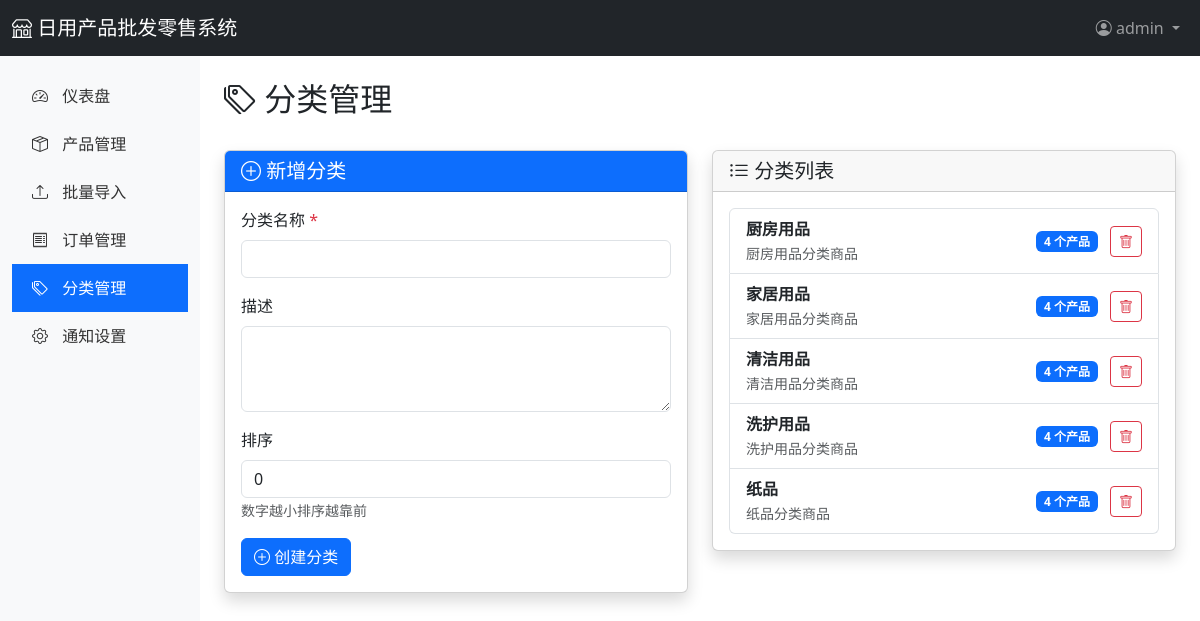
Page /admin/categories (signed in) on the earlier database version.
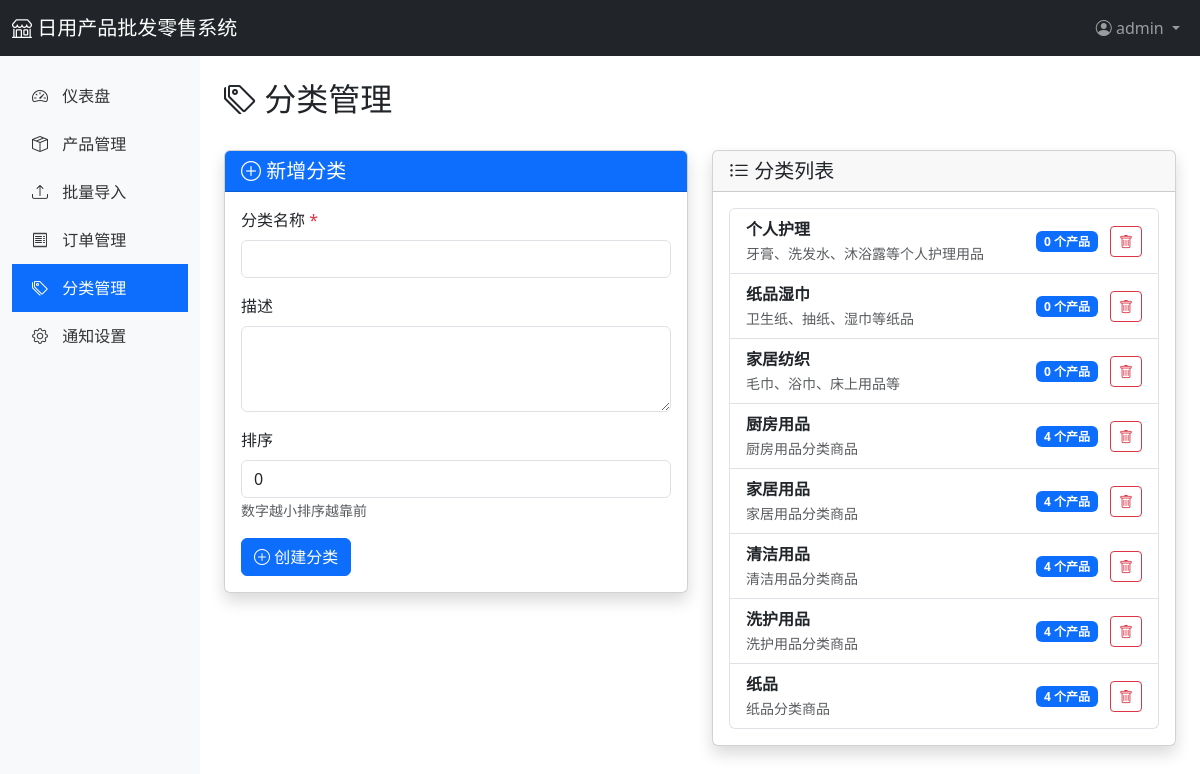
Same page on the later database version.
### app/models.py (models this page shows, shortened)
class User(UserMixin, db.Model):
    __tablename__ = 'users'
    id = db.Column(db.Integer, primary_key=True)
    username = db.Column(db.String(80), unique=True, nullable=False)
    email = db.Column(db.String(120), unique=True, nullable=False)
    password_hash = db.Column(db.String(255), nullable=False)
    role = db.Column(db.String(20), default='admin')  # admin, staff
    phone = db.Column(db.String(20))
    is_active = db.Column(db.Boolean, default=True)
    created_at = db.Column(db.DateTime, default=datetime.utcnow)
    updated_at = db.Column(db.DateTime, default=datetime.utcnow, onupdate=datetime.utcnow)
    orders = db.relationship('Order', backref='user', lazy='dynamic')

class Category(db.Model):
    __tablename__ = 'categories'
    id = db.Column(db.Integer, primary_key=True)
    name = db.Column(db.String(100), unique=True, nullable=False)
    description = db.Column(db.Text)
    sort_order = db.Column(db.Integer, default=0)
    created_at = db.Column(db.DateTime, default=datetime.utcnow)
    products = db.relationship('Product', backref='category', lazy='dynamic')

### app/routes/admin.py (the view)
@admin_bp.route('/categories')
@login_required
def categories():
    categories = Category.query.order_by(Category.sort_order).all()
    return render_template('admin/categories.html', categories=categories)

### app/templates/admin/categories.html (shortened to what this page needs)
{% extends "admin/base.html" %}
{% block content %}
<div class="d-flex justify-content-between align-items-center mb-4">
    <h2><i class="bi bi-tags"></i> 分类管理</h2>
</div>
<div class="row">
    <div class="col-lg-6">
        <div class="card shadow">
            <div class="card-header bg-primary text-white">
                <h5 class="mb-0"><i class="bi bi-plus-circle"></i> 新增分类</h5>
            </div>
            <div class="card-body">
                <form method="POST" action="{{ url_for('admin.category_new') }}">
                    <div class="mb-3">
                        <label class="form-label">分类名称 <span class="text-danger">*</span></label>
                        <input type="text" class="form-control" name="name" required>
                    </div>
                    <div class="mb-3">
                        <label class="form-label">描述</label>
                        <textarea class="form-control" name="description" rows="3"></textarea>
                    </div>
                    <div class="mb-3">
                        <label class="form-label">排序</label>
                        <input type="number" class="form-control" name="sort_order" value="0" min="0">
                        <small class="text-muted">数字越小排序越靠前</small>
                    </div>
                    <button type="submit" class="btn btn-primary">
                        <i class="bi bi-plus-circle"></i> 创建分类
                    </button>
                </form>
            </div>
        </div>
    </div>
    <div class="col-lg-6">
        <div class="card shadow">
            <div class="card-header">
                <h5 class="mb-0"><i class="bi bi-list-ul"></i> 分类列表</h5>
            </div>
            <div class="card-body">
                {% if categories %}
                    <div class="list-group">
                        {% for category in categories %}
                        <div class="list-group-item d-flex justify-content-between align-items-center">
                            <div>
                                <strong>{{ category.name }}</strong>
                                {% if category.description %}
                                <br><small class="text-muted">{{ category.description }}</small>
                                {% endif %}
                            </div>
                            <div>
                                <span class="badge bg-primary">{{ category.products.count() }} 个产品</span>
                                <form action="/admin/categories/{{ category.id }}/delete" method="POST"
                                      style="display: inline;"
                                      onsubmit="return confirm('确定要删除此分类吗？');">
                                    <button type="submit" class="btn btn-sm btn-outline-danger ms-2">
                                        <i class="bi bi-trash"></i>
                                    </button>
                                </form>
                            </div>
                        </div>
                        {% endfor %}
                    </div>
                {% else %}
                    <p class="text-muted text-center">暂无分类</p>
                {% endif %}
            </div>
        </div>
    </div>
</div>
{% endblock %}

### app/templates/admin/base.html (shortened to what this page needs)
<!DOCTYPE html>
<html lang="zh-CN">
<head>
    <link href="https://cdn.jsdelivr.net/npm/bootstrap@5.3.0/dist/css/bootstrap.min.css" rel="stylesheet">
    <link href="https://cdn.jsdelivr.net/npm/bootstrap-icons@1.11.0/font/bootstrap-icons.css" rel="stylesheet">
</head>
<body>
    <nav class="navbar navbar-expand-lg navbar-dark bg-dark">
        <div class="container-fluid">
            <a class="navbar-brand" href="{{ url_for('main.index') }}">
                <i class="bi bi-shop"></i> 日用产品批发零售系统
            </a>
            <div class="navbar-nav ms-auto">
                <div class="nav-item dropdown">
                    <a class="nav-link dropdown-toggle" href="#" role="button" data-bs-toggle="dropdown">
                        <i class="bi bi-person-circle"></i> {{ current_user.username }}
                    </a>
                </div>
            </div>
        </div>
    </nav>
    <div class="container-fluid">
        <div class="row">
            <nav class="col-md-2 d-none d-md-block sidebar py-3">
                <ul class="nav flex-column">
                    <li class="nav-item">
                        <a class="nav-link {% if request.endpoint == 'admin.dashboard' %}active{% endif %}" href="{{ url_for('admin.dashboard') }}">
                            <i class="bi bi-speedometer2"></i> 仪表盘
                        </a>
                    </li>
                    <li class="nav-item">
                        <a class="nav-link {% if 'admin.product' in request.endpoint %}active{% endif %}" href="{{ url_for('admin.products') }}">
                            <i class="bi bi-box-seam"></i> 产品管理
                        </a>
                    </li>
                    <li class="nav-item">
                        <a class="nav-link {% if request.endpoint == 'admin.products_import' %}active{% endif %}" href="{{ url_for('admin.products_import') }}">
                            <i class="bi bi-upload"></i> 批量导入
                        </a>
                    </li>
                    <li class="nav-item">
                        <a class="nav-link {% if request.endpoint == 'admin.orders' %}active{% endif %}" href="{{ url_for('admin.orders') }}">
                            <i class="bi bi-receipt"></i> 订单管理
                        </a>
                    </li>
                    <li class="nav-item">
                        <a class="nav-link {% if request.endpoint == 'admin.categories' %}active{% endif %}" href="{{ url_for('admin.categories') }}">
                            <i class="bi bi-tags"></i> 分类管理
                        </a>
                    </li>
                    <li class="nav-item">
                        <a class="nav-link {% if 'system' in request.endpoint %}active{% endif %}" href="{{ url_for('system.settings') }}">
                            <i class="bi bi-gear"></i> 通知设置
                        </a>
                    </li>
                </ul>
            </nav>
            <main class="col-md-10 ms-sm-auto col-lg-10 px-md-4 py-4">
                {% block content %}{% endblock %}
            </main>
        </div>
    </div>
</body>
</html>

### app/templates/admin/base.html (style rules this page uses)
.sidebar { min-height: calc(100vh - 56px); background-color: #f8f9fa; }
.sidebar .nav-link { color: #333; padding: 12px 20px; }
.sidebar .nav-link:hover, .sidebar .nav-link.active { background-color: #0d6efd; color: white; }
.sidebar .nav-link i { margin-right: 10px; }

Differences in the rows shown:
added Category: name "个人护理", description "牙膏、洗发水、沐浴露等个人护理用品", products.count "0"
added Category: name "纸品湿巾", description "卫生纸、抽纸、湿巾等纸品", products.count "0"
added Category: name "家居纺织", description "毛巾、浴巾、床上用品等", products.count "0"
